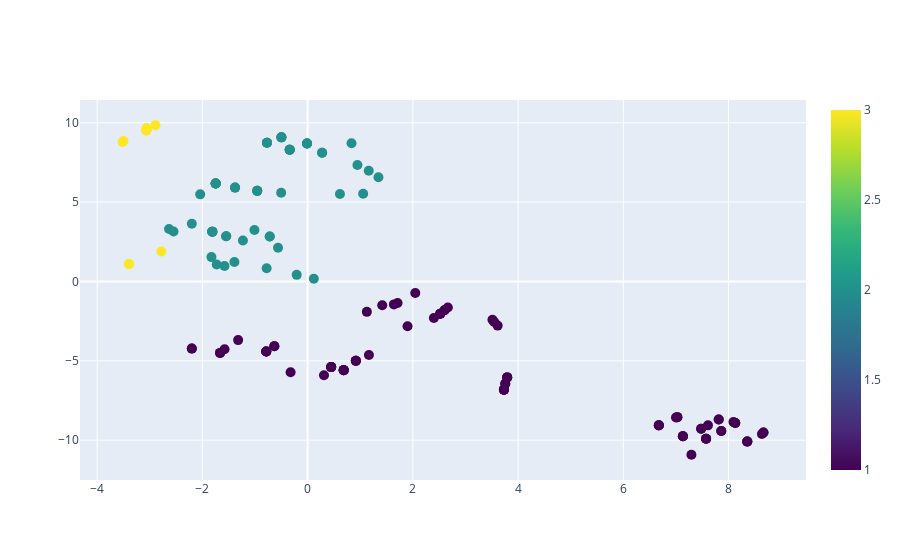

This figure's notebook cell:
### Code cell
fig = go.Figure(data=go.Scatter(
    x=plotting_df["maintenance_tsne_1"], y=plotting_df["maintenance_tsne_2"], mode="markers",
    text=plotting_df["Plant_Name"],
    marker=dict(
        size=10,
        color=df_features["Maintenance_Ordinal"],
        colorscale='Viridis', 
        showscale=True,
    )
))

fig.show()

### Figure 1 — Plotly figure (JSON) as saved in the notebook; plotly's stock layout.template omitted (floating-point values rounded to 4 significant figures; data arrays with more than 128 entries replaced by an {"elided": "..."} marker saying what was removed)
{"data": [{"marker": {"color": {"elided": "147 int values"}, "colorscale": [[0, "#440154"], [0.1111, "#482878"], [0.2222, "#3e4989"], [0.3333, "#31688e"], [0.4444, "#26828e"], [0.5556, "#1f9e89"], [0.6667, "#35b779"], [0.7778, "#6ece58"], [0.8889, "#b5de2b"], [1, "#fde725"]], "showscale": true, "size": 10}, "mode": "markers", "text": {"elided": "147 str values"}, "type": "scatter", "x": {"elided": "147 float values"}, "y": {"elided": "147 float values"}}], "layout": {}}
